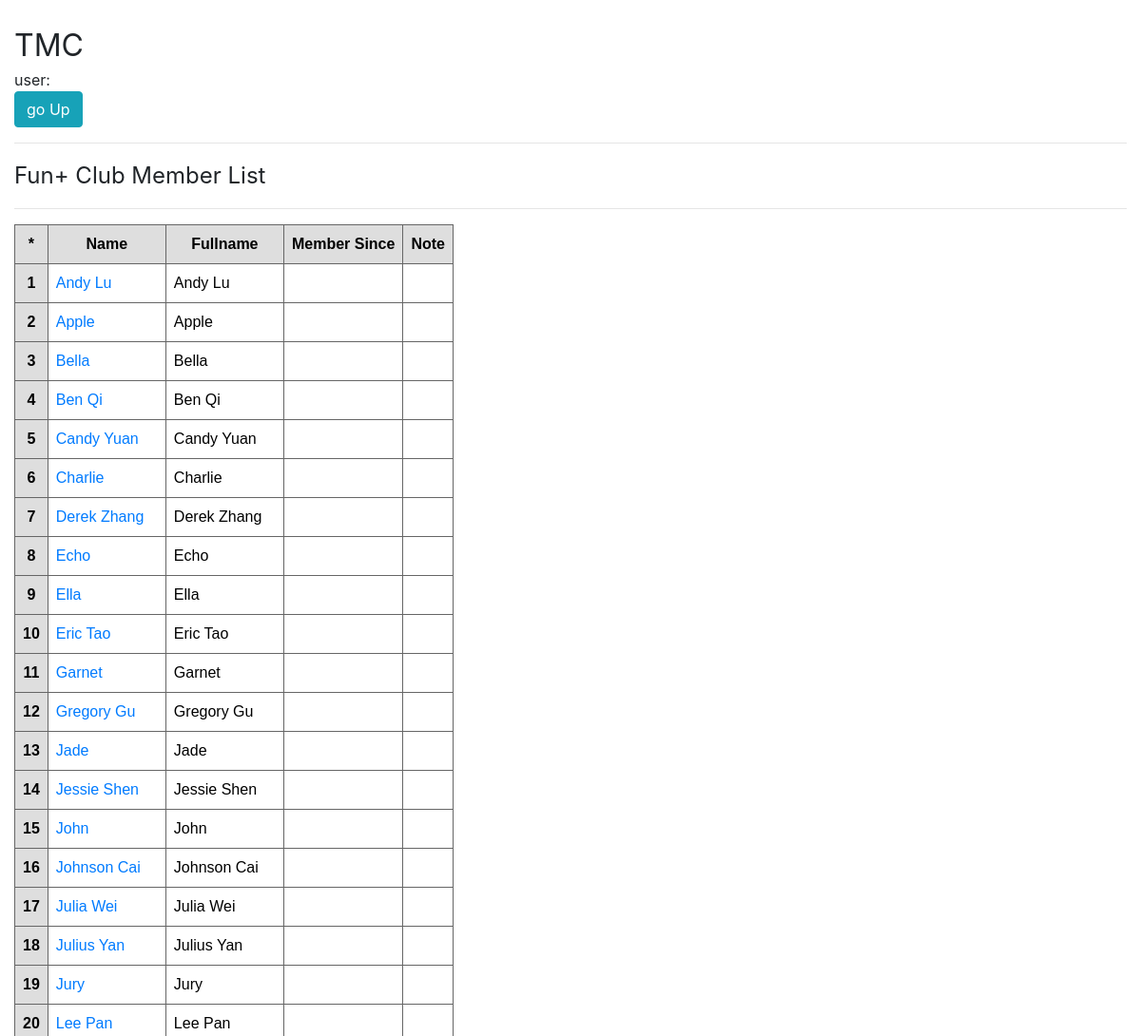
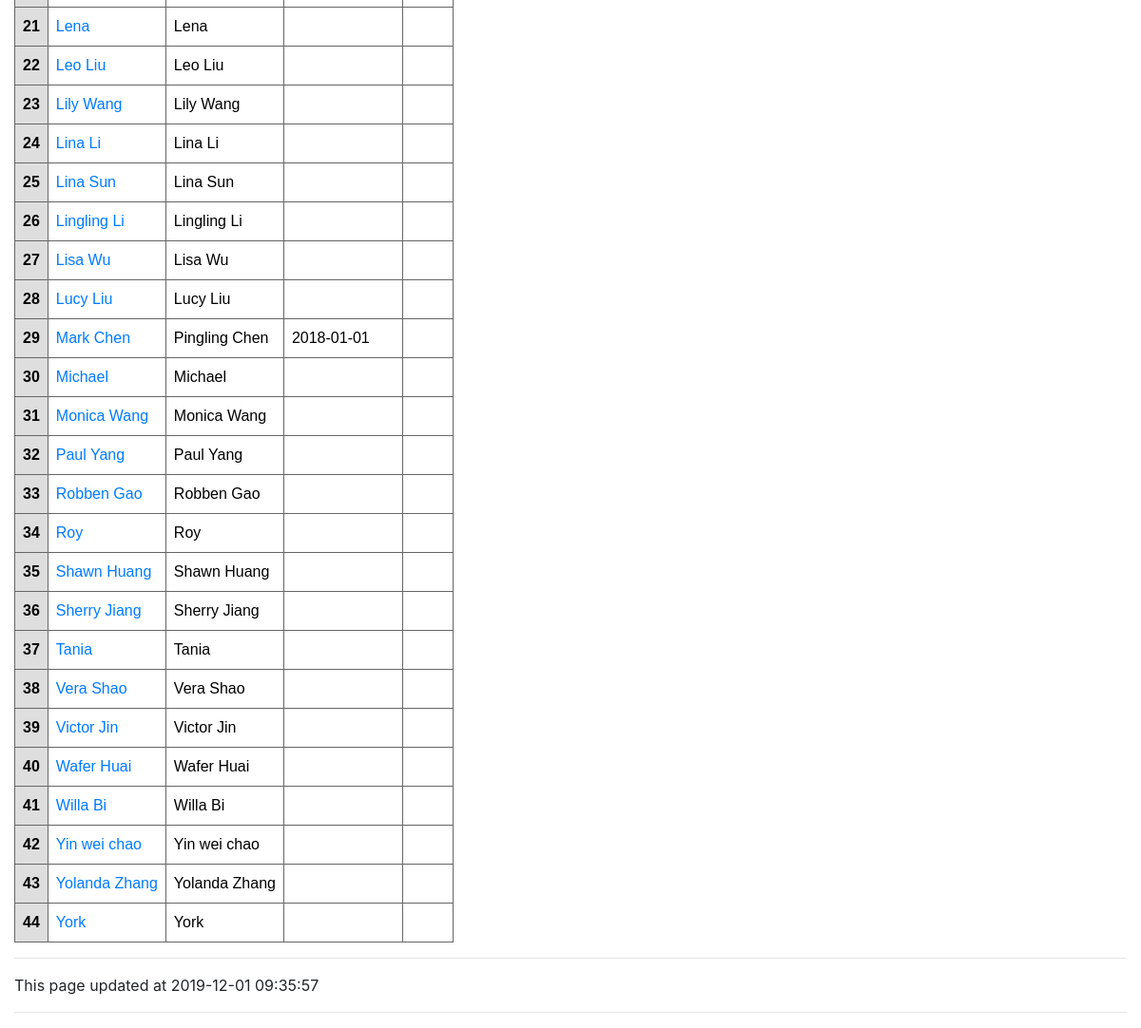
/2/member/, run on the app's committed database (2 pictures, top to bottom).
### clubs/models.py (models this page shows, shortened)
class Club(models.Model):
    name = models.CharField(max_length=32,unique=True)
    fullname = models.CharField(max_length=100,unique=True)

class Person(models.Model):
    club = models.ForeignKey(Club, on_delete=models.CASCADE,default=1)
    name = models.CharField(max_length=32) # allow same shortname
    fullname = models.CharField(max_length=100) # but not fullname
    is_member = models.BooleanField('Is Member ', default=False)
    member_since = models.DateField('Member Since', null=True, blank=True)
    note = models.CharField(max_length=100, null=True, blank=True) # but not fullname
    class Meta:
        ordering=['club','name']
        unique_together = ( 'club','name')

### clubs/views.py (the view)
# urls.py: path('<int:club>/member/', views.club_member_list, name='club_member_list'),
def club_member_list(request,club):
    return club_member_guest_list(request,club,True)

### clubs/views.py (called while the page is built)
def getHtml(html):
    return app+'/'+html+'.html'

def club_member_guest_list(request,club,is_member):
    club = Club.objects.get(id=club)
    key={'club':club,'is_member':is_member,}
    list1 = Person.objects.filter(club=club,is_member=is_member)
    context = {'key': key,'list1': list1}
    return render(request, getHtml('club_member_guest_list'), context)

### portal/templatetags/portal_extra.py (called while the page is built)
@register.filter(is_safe=False)
def true_is_member(value):
    if value :
        return 'Member'
    return 'Guest'

### clubs/templates/clubs/club_member_guest_list.html (shortened to what this page needs)
{% extends 'clubs/base.html' %}
{% load portal_extra %}
{% block page_name %}
{{key.club.name}} Club {{key.is_member|true_is_member}} List
{% endblock %}
{% block go_up  %}
<a class='btn btn-info' href='../../'>go Up </a>
{% endblock %}
{% block content %}
<table class='gridtable'>
    <tr>
        <th>*</th>
        <th>Name</th>
        <th>Fullname</th>
        <th>Member Since</th>
        <th>Note</th>
    </tr>
    {% for x in list1 %}
    <tr>
        <th>{{forloop.counter}}</th>
        <td><a href='{{x.id}}/'>{{x.name}}</a></td>
        <td>{{x.fullname}}</td>
        <td>{{x.member_since|date:'Y-m-d'}}</td>
        <td>{{x.note|default_if_none:''}}</td>
    </tr>
    {% endfor %}
</table>
{% endblock %}

### portal/static/portal/style013.css (style rules this page uses)
table.gridtable { font-family: verdana,arial,sans-serif; font-size:16px; color:black; border-width: 1px; border-color: #666666; border-collapse: collapse; }
table.gridtable th { text-align: center; align-content: center; align-items: center; border-width: 1px; padding: 8px; border-style: solid; border-color: #666666; background-color: #dedede; }
table.gridtable td { border-width: 1px; padding: 8px; border-style: solid; border-color: #666666; background-color: #ffffff; }

### data on the page
Club: club.name "Fun+"
Person: name "Andy Lu", fullname "Andy Lu"
Person: name "Apple", fullname "Apple"
Person: name "Bella", fullname "Bella"
Person: name "Ben Qi", fullname "Ben Qi"
Person: name "Candy Yuan", fullname "Candy Yuan"
Person: name "Charlie", fullname "Charlie"
Person: name "Derek Zhang", fullname "Derek Zhang"
Person: name "Echo", fullname "Echo"
Person: name "Ella", fullname "Ella"
Person: name "Eric Tao", fullname "Eric Tao"
Person: name "Garnet", fullname "Garnet"
Person: name "Gregory Gu", fullname "Gregory Gu"
Person: name "Jade", fullname "Jade"
Person: name "Jessie Shen", fullname "Jessie Shen"
Person: name "John", fullname "John"
Person: name "Johnson Cai", fullname "Johnson Cai"
Person: name "Julia Wei", fullname "Julia Wei"
Person: name "Julius Yan", fullname "Julius Yan"
Person: name "Jury", fullname "Jury"
Person: name "Lee Pan", fullname "Lee Pan"
Person: name "Lena", fullname "Lena"
Person: name "Leo Liu", fullname "Leo Liu"
Person: name "Lily Wang", fullname "Lily Wang"
Person: name "Lina Li", fullname "Lina Li"
Person: name "Lina Sun", fullname "Lina Sun"
Person: name "Lingling Li", fullname "Lingling Li"
Person: name "Lisa Wu", fullname "Lisa Wu"
Person: name "Lucy Liu", fullname "Lucy Liu"
Person: name "Mark Chen", fullname "Pingling Chen", member_since "2018-01-01"
Person: name "Michael", fullname "Michael"
Person: name "Monica Wang", fullname "Monica Wang"
Person: name "Paul Yang", fullname "Paul Yang"
Person: name "Robben Gao", fullname "Robben Gao"
Person: name "Roy", fullname "Roy"
Person: name "Shawn Huang", fullname "Shawn Huang"
Person: name "Sherry Jiang", fullname "Sherry Jiang"
Person: name "Tania", fullname "Tania"
Person: name "Vera Shao", fullname "Vera Shao"
Person: name "Victor Jin", fullname "Victor Jin"
Person: name "Wafer Huai", fullname "Wafer Huai"
Person: name "Willa Bi", fullname "Willa Bi"
Person: name "Yin wei chao", fullname "Yin wei chao"
Person: name "Yolanda Zhang", fullname "Yolanda Zhang"
Person: name "York", fullname "York"

### other printed values
{{ key.is_member|true_is_member }} "Member"
